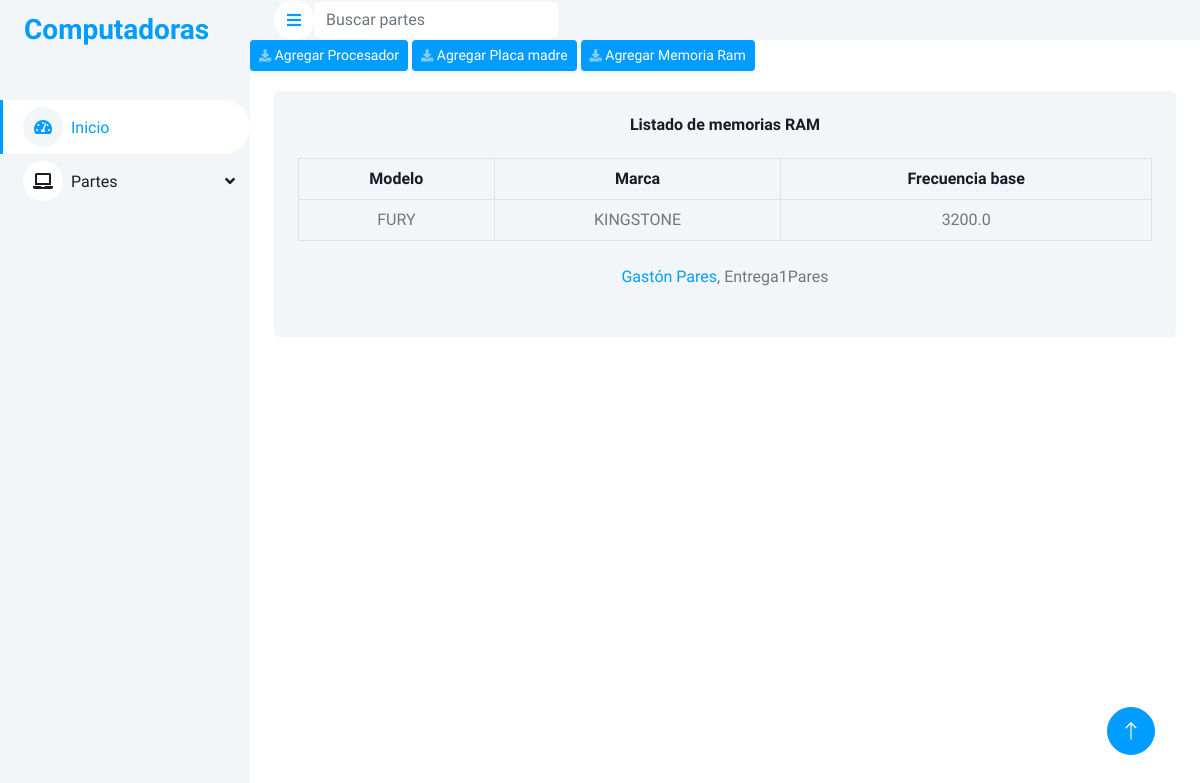
Page /part/rammemorys on the earlier database version.
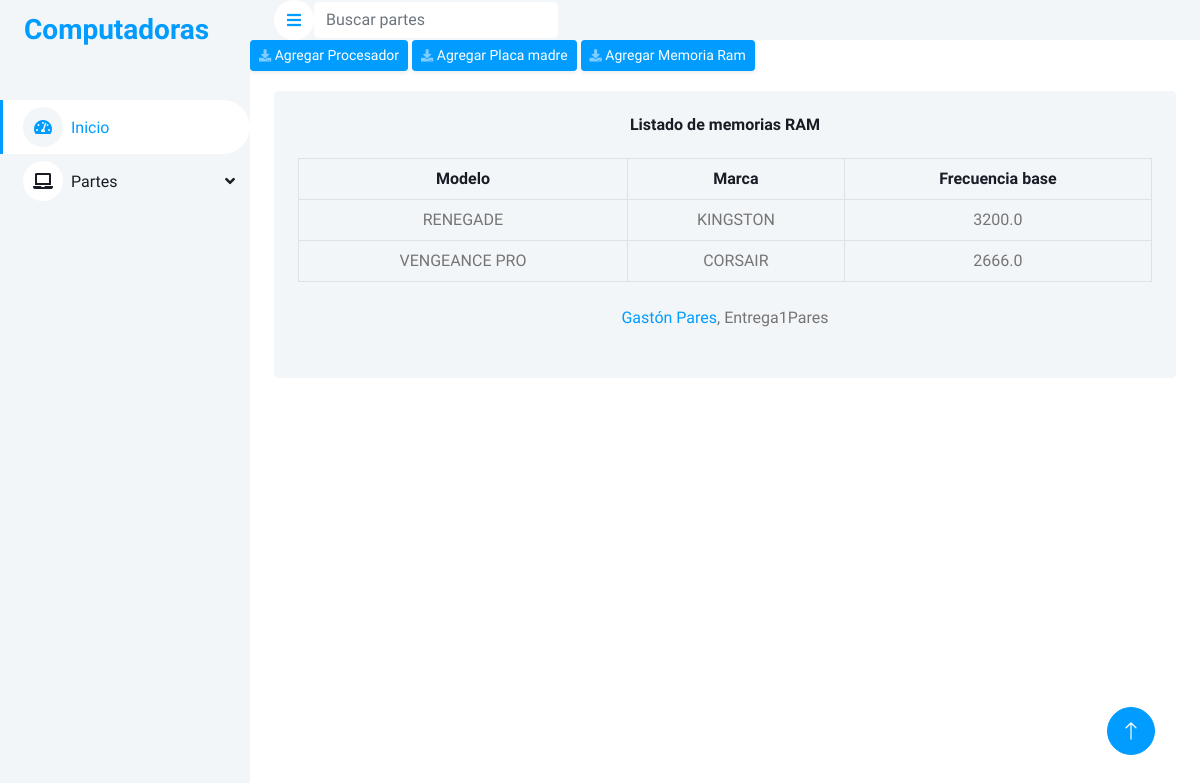
Same page on the later database version.
### part/models.py (models this page shows)
class RamMemory(models.Model):
    model = models.CharField(max_length=20)
    brand = models.CharField(max_length=20)
    frecuency = models.CharField(max_length=10)

### part/views.py (the view)
# urls.py: path("rammemorys", view=views.rammemorys, name="rammemory-list"),
def rammemorys(request):
    return render(
        request=request,
        context={"rammemorys": RamMemory.objects.all()},
        template_name="part/rammemory_list.html",
    )

### part/templates/part/rammemory_list.html (shortened to what this page needs)
{% extends "home/index.html" %}
{% load static %}
{% block table_html %}
 <div class="container-fluid pt-3 px-4">
    <div class="bg-light text-center rounded p-4">
        <div class="align-items-center justify-content-between mb-1">
            <h6 class="mb-4">Listado de memorias RAM</h6>
        </div>
        <div class="table-responsive">
            <table class="table align-middle table-bordered table-hover mb-0">
                <thead>
                    <tr class="text-dark">
                        <th scope="col">Modelo</th>
                        <th scope="col">Marca</th>
                        <th scope="col">Frecuencia base</th>
                    </tr>
                </thead>
                <tbody>
                    {% for rammemory in rammemorys %}
                    <tr>
                        <td>{{ rammemory.model }}</td>
                        <td>{{ rammemory.brand }}</td>
                        <td>{{ rammemory.frecuency }}</td>
                        {% endfor %}
                    </tr>
                </tbody>
            </table>
            {% endblock %}

Differences in the rows shown:
changed RamMemory: model "FURY" → "RENEGADE"; brand "KINGSTONE" → "KINGSTON"
added RamMemory: model "VENGEANCE PRO", brand "CORSAIR", frecuency "2666.0"
